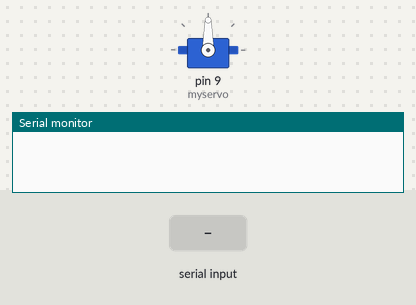
The sketch below on a simulated Arduino Uno, built with avr-gcc and run on an emulated ATmega328P. Parts: servo, the last lines printed to the serial monitor. Inputs (shaded band) come from the test bench.

Above: at 1.2 s.
1.3 s: "90,45\n" received over Serial
At 4.1 s:
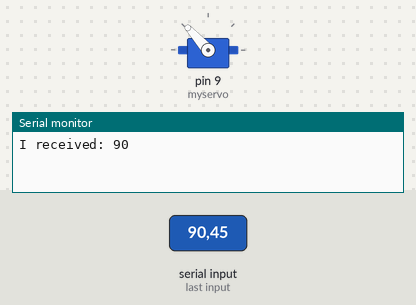
At 10.15 s:
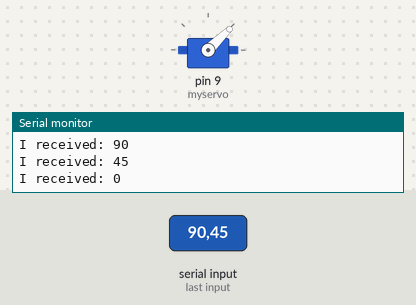
Timing chart, 0 to 10.3 s (numbered marks = the images above; inputs shaded):
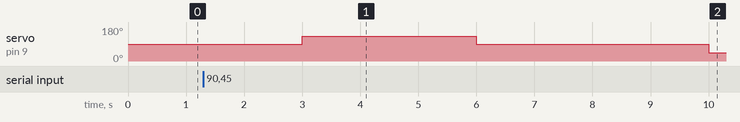

Measured:
- after the input at 1.3 s, servo on pin 9 (myservo): 90° → 132° after 1.7 s, → 88° 3.0 s later, → 44° 4.0 s later

The sketch:

arduinomega_ppm.ino
```cpp
// #include <PulsePosition.h>
// #include <PPMEncoder.h>
#include <Servo.h>


Servo myservo;  // create servo object to control a servo
byte mbyte = 0;
int mint = 0;
// PulsePositionOutput myOutput;
int txPin = 10;

void setup() {
  Serial.begin(115200);
  // ppmEncoder.begin(txPin, 1);
  myservo.attach(9);
  // myOutput.begin(txPin);
}


void loop() {

  // reply only when you receive data:
  if (Serial.available() > 0) {
    Serial.print("I received: ");
    //mbyte = Serial.read();
    // Serial.println(mbyte, DEC);
    mint = Serial.parseInt(SKIP_ALL);
    Serial.println(mint, DEC);

    mint = constrain(mint, 0, 100);


    // ppmEncoder.setChannel(0, 2500);
    // ppmEncoder.setChannel(0, PPMEncoder::MAX);
    // ppmEncoder.setChannelPercent(0, mint);

    // myservo.write(mint);
    int msec = mint * 10 + 1000;
    myservo.writeMicroseconds(msec);

    // float microseconds = mint * 10 + 1000;
    // myOutput.write(1, microseconds);

  }
  delay(3000);
}
```
